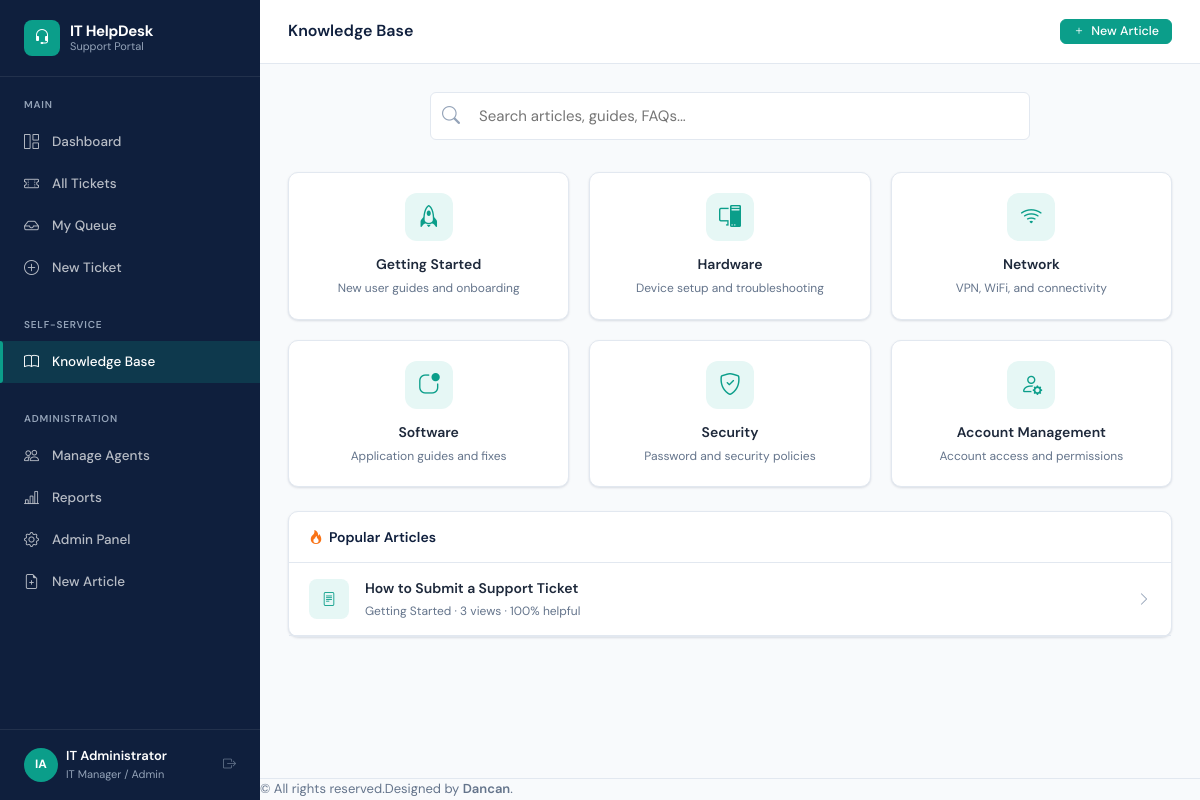
Page /knowledge/ (signed in) on the committed database.
### accounts/models.py (models this page shows, shortened)
class User(AbstractUser):
    ROLE_END_USER = 'end_user'
    ROLE_AGENT = 'agent'
    ROLE_MANAGER = 'manager'
    ROLE_CHOICES = [
        (ROLE_END_USER, 'End User'),
        (ROLE_AGENT, 'IT Support Agent'),
        (ROLE_MANAGER, 'IT Manager / Admin'),
    ]
    role = models.CharField(max_length=20, choices=ROLE_CHOICES, default=ROLE_END_USER)
    department = models.ForeignKey(Department, on_delete=models.SET_NULL, null=True, blank=True, related_name='users')
    phone = models.CharField(max_length=20, blank=True)
    avatar = models.ImageField(upload_to='avatars/', blank=True, null=True)
    job_title = models.CharField(max_length=100, blank=True)
    is_active = models.BooleanField(default=True)
    email_notifications = models.BooleanField(default=True)
    created_at = models.DateTimeField(auto_now_add=True)
    @property
    def is_end_user(self):
        return self.role == self.ROLE_END_USER
    @property
    def is_manager(self):
        return self.role == self.ROLE_MANAGER
    def get_initials(self):
        if self.first_name and self.last_name:
            return f"{self.first_name[0]}{self.last_name[0]}".upper()
        return self.username[:2].upper()

### knowledge/models.py (models this page shows, shortened)
class KBCategory(models.Model):
    name = models.CharField(max_length=100, unique=True)
    slug = models.SlugField(unique=True)
    description = models.TextField(blank=True)
    icon = models.CharField(max_length=50, default='book')
    order = models.PositiveSmallIntegerField(default=0)
    class Meta:
        verbose_name = 'KB Category'
        verbose_name_plural = 'KB Categories'
        ordering = ['order', 'name']

class Article(models.Model):
    title = models.CharField(max_length=255)
    slug = models.SlugField(unique=True, max_length=300)
    category = models.ForeignKey(KBCategory, on_delete=models.CASCADE, related_name='articles')
    content = models.TextField()
    summary = models.TextField(max_length=500, blank=True)
    author = models.ForeignKey(settings.AUTH_USER_MODEL, on_delete=models.CASCADE)
    is_published = models.BooleanField(default=True)
    views = models.PositiveIntegerField(default=0)
    helpful_yes = models.PositiveIntegerField(default=0)
    helpful_no = models.PositiveIntegerField(default=0)
    created_at = models.DateTimeField(auto_now_add=True)
    updated_at = models.DateTimeField(auto_now=True)
    def get_absolute_url(self):
        return reverse('knowledge:article', kwargs={'slug': self.slug})
    def helpfulness_score(self):
        total = self.helpful_yes + self.helpful_no
        return round((self.helpful_yes / total) * 100) if total > 0 else None
    class Meta:
        ordering = ['-created_at']

### knowledge/views.py (the view)
# urls.py: path('', views.kb_home, name='home'),
@login_required
def kb_home(request):
    query = request.GET.get('q', '')
    categories = KBCategory.objects.prefetch_related('articles').filter(articles__is_published=True).distinct()
    articles = Article.objects.filter(is_published=True)
    if query:
        articles = articles.filter(Q(title__icontains=query) | Q(content__icontains=query) | Q(summary__icontains=query))
    return render(request, 'knowledge/home.html', {
        'categories': categories,
        'articles': articles if query else Article.objects.filter(is_published=True).order_by('-views')[:6],
        'query': query,
        'all_categories': KBCategory.objects.all(),
    })

### templates/knowledge/home.html (shortened to what this page needs)
{% extends "base/base.html" %}
{% block page_title %}Knowledge Base{% endblock %}
{% block topbar_actions %}
{% if user.is_manager %}
<a href="{% url 'knowledge:article_create' %}" class="btn btn-primary btn-sm">
  <i class="bi bi-plus"></i> New Article
</a>
{% endif %}
{% endblock %}
{% block content %}
<div style="max-width:600px;margin:0 auto 32px;">
  <form method="get">
    <div class="search-input-wrap">
      <i class="bi bi-search" style="font-size:18px;"></i>
      <input type="text" name="q" class="form-control" style="height:48px;font-size:15px;padding-left:48px;"
        placeholder="Search articles, guides, FAQs..." value="{{ query }}">
    </div>
  </form>
</div>
{% if query %}
<div class="card">
  <div class="card-header"><h5>Results for "{{ query }}" ({{ articles.count }})</h5></div>
  <div class="card-body" style="padding:0;">
    {% for article in articles %}
    <a href="{{ article.get_absolute_url }}" style="display:block;padding:16px 20px;border-bottom:1px solid var(--border);color:var(--text);">
      <div style="font-weight:600;font-size:14.5px;margin-bottom:4px;">{{ article.title }}</div>
      <div style="font-size:12.5px;color:var(--text-muted);">{{ article.summary|truncatechars:120 }}</div>
      <div style="font-size:11px;color:var(--slate-light);margin-top:4px;">
        {{ article.category.name }} · {{ article.views }} views
      </div>
    </a>
    {% empty %}
    <div class="empty-state" style="padding:40px;">
      <i class="bi bi-search"></i>
      <h4>No articles found</h4>
      <p>Try different keywords or <a href="{% url 'tickets:submit' %}">submit a support ticket</a>.</p>
    </div>
    {% endfor %}
  </div>
</div>
{% else %}
<div class="grid-3 mb-6">
  {% for cat in all_categories %}
  <a href="?q={{ cat.name }}" class="card" style="padding:20px;text-align:center;border:1px solid var(--border);color:var(--text);transition:all var(--transition);" onmouseover="this.style.borderColor='var(--teal)';this.style.boxShadow='var(--shadow-md)'" onmouseout="this.style.borderColor='var(--border)';this.style.boxShadow='var(--shadow)'">
    <div style="width:48px;height:48px;background:var(--teal-pale);border-radius:12px;display:flex;align-items:center;justify-content:center;margin:0 auto 12px;font-size:22px;color:var(--teal);">
      <i class="bi bi-{{ cat.icon }}"></i>
    </div>
    <div style="font-weight:600;font-size:14px;">{{ cat.name }}</div>
    <div style="font-size:12px;color:var(--text-muted);margin-top:4px;">{{ cat.description|truncatechars:60 }}</div>
  </a>
  {% endfor %}
</div>
<div class="card">
  <div class="card-header">
    <h5><i class="bi bi-fire" style="color:#f97316;margin-right:6px;"></i>Popular Articles</h5>
  </div>
  <div class="card-body" style="padding:0;">
    {% for article in articles %}
    <a href="{{ article.get_absolute_url }}" style="display:flex;align-items:center;gap:16px;padding:14px 20px;border-bottom:1px solid var(--border);color:var(--text);">
      <div style="width:40px;height:40px;background:var(--teal-pale);border-radius:8px;display:flex;align-items:center;justify-content:center;flex-shrink:0;color:var(--teal);">
        <i class="bi bi-file-text"></i>
      </div>
      <div style="flex:1;min-width:0;">
        <div style="font-weight:600;font-size:14px;">{{ article.title }}</div>
        <div style="font-size:12px;color:var(--text-muted);margin-top:2px;">
          {{ article.category.name }} · {{ article.views }} views
          {% if article.helpfulness_score %} · {{ article.helpfulness_score }}% helpful{% endif %}
        </div>
      </div>
      <i class="bi bi-chevron-right" style="color:var(--slate-light);flex-shrink:0;"></i>
    </a>
    {% empty %}
    <div class="empty-state" style="padding:40px;">
      <i class="bi bi-book"></i>
      <h4>No articles yet</h4>
      {% if user.is_manager %}<p><a href="{% url 'knowledge:article_create' %}">Create the first article</a></p>{% endif %}
    </div>
    {% endfor %}
  </div>
</div>
{% endif %}
{% endblock %}

### templates/base/base.html (shortened to what this page needs)
<!DOCTYPE html>
<html lang="en">
<head>
  <link rel="stylesheet" href="https://cdn.jsdelivr.net/npm/bootstrap-icons@1.11.3/font/bootstrap-icons.css">
  <link rel="stylesheet" href="/static/css/main.css">
</head>
<body>
<div class="app-wrapper">
  <aside class="sidebar" id="sidebar">
    <div class="sidebar-brand">
      <div class="sidebar-brand-icon"><i class="bi bi-headset"></i></div>
      <div class="sidebar-brand-text">
        IT HelpDesk
        <small>Support Portal</small>
      </div>
    </div>
    <div class="sidebar-section">
      <div class="sidebar-section-label">Main</div>
      <ul class="sidebar-nav">
        <li>
          <a href="{% url 'dashboard:home' %}" class="{% if request.resolver_match.namespace == 'dashboard' and request.resolver_match.url_name == 'home' %}active{% endif %}">
            <i class="bi bi-grid-1x2"></i> Dashboard
          </a>
        </li>
        <li>
          <a href="{% url 'tickets:list' %}" class="{% if request.resolver_match.namespace == 'tickets' and request.resolver_match.url_name == 'list' %}active{% endif %}">
            <i class="bi bi-ticket-perforated"></i> All Tickets
          </a>
        </li>
        {% if not user.is_end_user %}
        <li>
          <a href="{% url 'tickets:my_queue' %}" class="{% if request.resolver_match.url_name == 'my_queue' %}active{% endif %}">
            <i class="bi bi-inbox"></i> My Queue
          </a>
        </li>
        {% endif %}
        <li>
          <a href="{% url 'tickets:submit' %}" class="{% if request.resolver_match.url_name == 'submit' %}active{% endif %}">
            <i class="bi bi-plus-circle"></i> New Ticket
          </a>
        </li>
      </ul>
    </div>
    <div class="sidebar-section">
      <div class="sidebar-section-label">Self-Service</div>
      <ul class="sidebar-nav">
        <li>
          <a href="{% url 'knowledge:home' %}" class="{% if request.resolver_match.namespace == 'knowledge' %}active{% endif %}">
            <i class="bi bi-book"></i> Knowledge Base
          </a>
        </li>
      </ul>
    </div>
    {% if user.is_manager %}
    <div class="sidebar-section">
      <div class="sidebar-section-label">Administration</div>
      <ul class="sidebar-nav">
        <li>
          <a href="{% url 'accounts:agent_list' %}" class="{% if request.resolver_match.url_name == 'agent_list' %}active{% endif %}">
            <i class="bi bi-people"></i> Manage Agents
          </a>
        </li>
        <li>
          <a href="{% url 'dashboard:reports' %}" class="{% if request.resolver_match.url_name == 'reports' %}active{% endif %}">
            <i class="bi bi-bar-chart-line"></i> Reports
          </a>
        </li>
        <li>
          <a href="/admin/" target="_blank">
            <i class="bi bi-gear"></i> Admin Panel
          </a>
        </li>
        <li>
          <a href="{% url 'knowledge:article_create' %}" class="{% if request.resolver_match.url_name == 'article_create' %}active{% endif %}">
            <i class="bi bi-file-earmark-plus"></i> New Article
          </a>
        </li>
      </ul>
    </div>
    {% endif %}
    <div class="sidebar-footer">
      <div class="sidebar-user d-flex align-items-center gap-2">
        <div class="sidebar-user-avatar">{{ user.get_initials }}</div>
        <div class="sidebar-user-info">
          <div class="sidebar-user-name">{{ user.get_full_name|default:user.username }}</div>
          <div class="sidebar-user-role">{{ user.get_role_display }}</div>
        </div>
        <a href="{% url 'accounts:logout' %}" title="Logout" class="ms-auto text-muted">
          <i class="bi bi-box-arrow-right"></i>
        </a>
      </div>
    </div>
  </aside>
  <div class="main-content">
    <header class="topbar d-flex justify-content-between align-items-center">
      <h1 class="topbar-title mb-0">{% block page_title %}Dashboard{% endblock %}</h1>
      <div class="topbar-actions">
        {% block topbar_actions %}{% endblock %}
      </div>
    </header>
    <main class="page-content p-3">
      {% block content %}{% endblock %}
    </main>
    <footer class="footer text-center mt-4 p-3" style="font-size:13px; color:var(--text-muted); border-top:1px solid var(--border);">
      &copy; {{ now|date:"Y" }}All rights reserved.Designed by <a href="https://github.com/Dancanmutuku" target="_blank" style="color:var(--primary); font-weight:600;">Dancan</a>.
    </footer>
  </div>
</div>
</body>
</html>

### rows in the picture
User: get_initials "IA", get_full_name "IT Administrator", role "IT Manager / Admin"
KBCategory: name "Getting Started", description "New user guides and onboarding"
KBCategory: name "Hardware", description "Device setup and troubleshooting"
KBCategory: name "Network", description "VPN, WiFi, and connectivity"
KBCategory: name "Software", description "Application guides and fixes"
KBCategory: name "Security", description "Password and security policies"
KBCategory: name "Account Management", description "Account access and permissions"
Article: title "How to Submit a Support Ticket", category.name "Getting Started", views "3", helpfulness_score "100"
